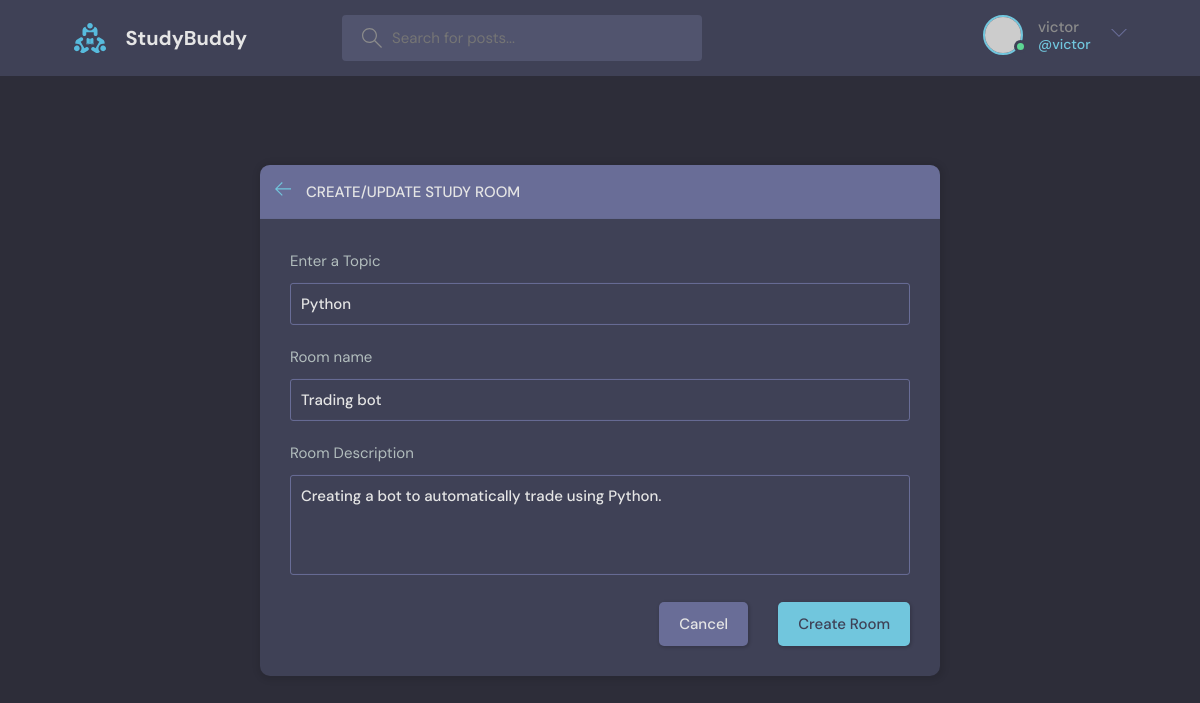
Page /update-room/5 (signed in) on the earlier database version.
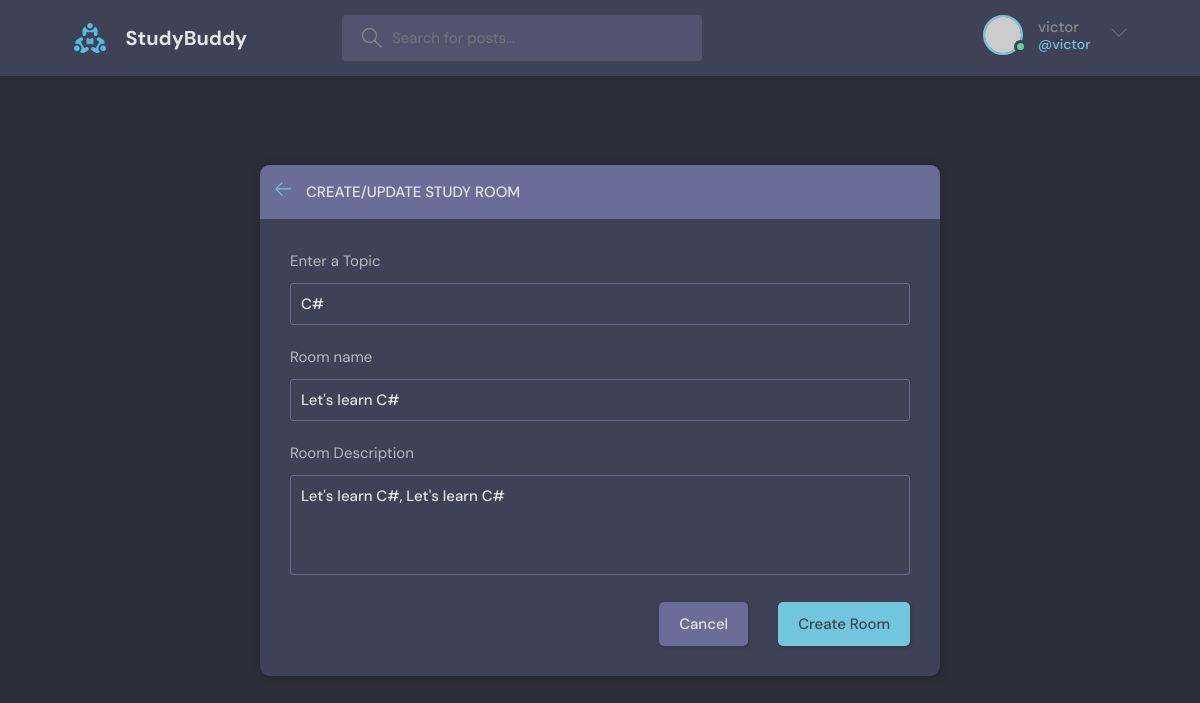
Same page on the later database version.
### base/models.py (models this page shows, shortened)
class Room(models.Model):
    host = models.ForeignKey(User, on_delete=models.SET_NULL, null=True)
    topic = models.ForeignKey(Topic, on_delete=models.SET_NULL, null=True)
    name = models.CharField(max_length=200)
    description = models.TextField(null=True, blank=True)
    participants = models.ManyToManyField(User, related_name='participants', blank=True)
    updated = models.DateTimeField(auto_now = True)
    created = models.DateTimeField(auto_now_add=True)
    class Meta:
        ordering = ['-updated', 'created']

class Topic(models.Model):
    name = models.CharField(max_length=200)

### base/views.py (the view, shortened to what this page needs)
# urls.py: path('update-room/<str:pk>', views.updateRoom, name="update-room"),
@login_required(login_url='login')
def updateRoom(request, pk):
    topics = Topic.objects.all()
    room = Room.objects.get(id=pk)
    form = RoomForm(instance=room)
    if request.user != room.host:
        return HttpResponse('You are not allowed here!!')
    context = {'form':form, 'topics': topics, 'room': room}
    return render(request, 'base/room_form.html', context)

### base/forms.py
class RoomForm(ModelForm):
    class Meta:
        model = Room
        fields = '__all__'
        exclude = ['host', 'participants']

### base/templates/base/room_form.html (shortened to what this page needs)
{% extends 'main.html' %}
{% block content %}
  <main class="create-room layout">
    <div class="container">
      <div class="layout__box">
        <div class="layout__boxHeader">
          <div class="layout__boxTitle">
            <a href="{% url 'home' %}">
              <svg version="1.1" xmlns="http://www.w3.org/2000/svg" width="32" height="32" viewBox="0 0 32 32">
                <title>arrow-left</title>
                <path
                  d="M13.723 2.286l-13.723 13.714 13.719 13.714 1.616-1.611-10.96-10.96h27.625v-2.286h-27.625l10.965-10.965-1.616-1.607z">
                </path>
              </svg>
            </a>
            <h3>Create/Update Study Room</h3>
          </div>
        </div>
        <div class="layout__body">
          <form class="form" action="" method="POST">
            <div class="form__group">
              <label for="room_topic">Enter a Topic</label>
              <input required type="text" value="{{room.topic.name}}" name="topic" list="topic-list">
            </div>
            <div class="form__group">
              <label for="room_name">Room name</label>
              {{form.name}}
            </div>
            <div class="form__group">
              <label for="room_description">Room Description</label>
              {{form.description}}
            </div>
            <div class="form__action">
              <a class="btn btn--dark" href="index.html">Cancel</a>
              <button class="btn btn--main" type="submit">Create Room</button>
            </div>
          </form>
        </div>
      </div>
    </div>
  </main>
  {% endblock %}

Differences in the rows shown:
changed Room: topic "Python" → "C#"; name "Trading bot" → "Let's learn C#"; description "Creating a bot to automatically trade using Python." → "Let's learn C#, Let's learn C#"
